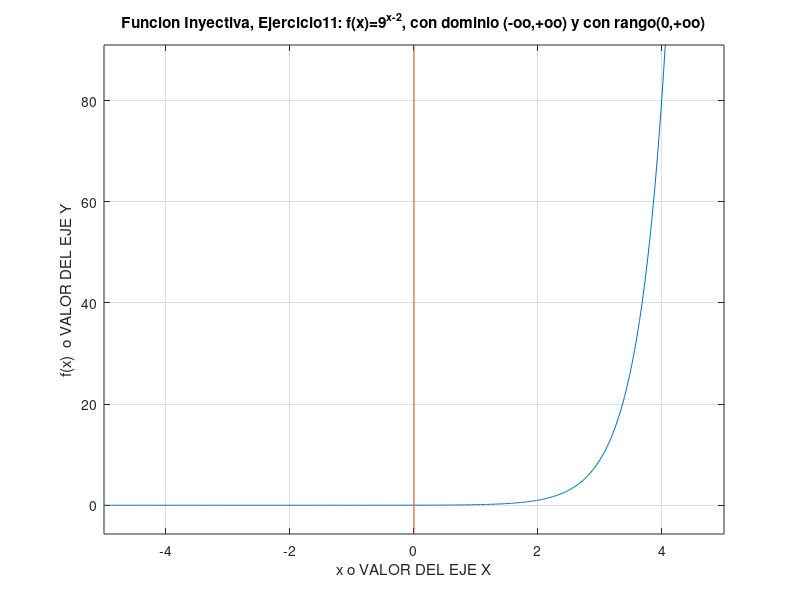

Write the MATLAB code that produced this figure.
% Octave Script 
% Title             :TEMA 2.5 FUNCIONES TRSCENDENTES:TRIGONOMETRICAS, LOGARITMICAS Y EXPONENCIALES
% Actividad         :21 F. Determinar,dominio,rango,tipo de funcion (Inyectiva,Suprayectiva y Biyectiva). Graficacion de las Funciones
% School            :Colegio de Estudios Superiores de Jilotepec (TESJI)
% Carer             :Ingenieria en Sistemas Computacionales (ISC)
% Authors           :Garcia Garcia Lorena 
% Date              :24/11/2021
% Version           :1.0
% Usage             :octave/path/
% Notes             :Se requiere de la aplicacion de Octave para poder dar solucion a los problemas referentes a "LOS TIPOS DE FUNCIONES"
% Funcion numero    :#11
% Matricule         :202123044
%                   :https://octaveintro.rradtrdees.ln/en/latrest/index.html
%Borrar todo lo que se muestra en la hoja o comando windows (BTMHC)
clc
%Limpiamos variables (LV)
clear
%Determinar el valor de la funcion a graficar (DVFG)
ezplot ('(9).^(x-2)',[-5,5]);
hold on;
grid on;
%Plotear la funcion a graficar (PFG)
plot ([0,0],[-10,100]);
hold off;
%Titulo de la funcion (TF)
title("Funcion Inyectiva, Ejercicio11: f(x)=9^x^-^2, con dominio (-oo,+oo) y con rango(0,+oo)");
%Determinar el valor del eje x (D.x)
xlabel("x o VALOR DEL EJE X");
%Determinar el valor del eje y (D.y)
ylabel("f(x)  o VALOR DEL EJE Y");
%Dominio de la Funcion (DF)
disp ('El dominio de la funcion es: (-oo,+oo)');
%Rango de la Funcion (DF)
disp ('El rango de la funcion es: (0,+oo)');
%Tipo de la Funcion(TF)
disp('Esta es una funcion Inyectiva');
disp ('xER (x pertenece a los numeros reales)');
%Finalizacion del Codigo(FC)
disp('El codigo y graficacion de la funcion pospuesta ha finalizado');
